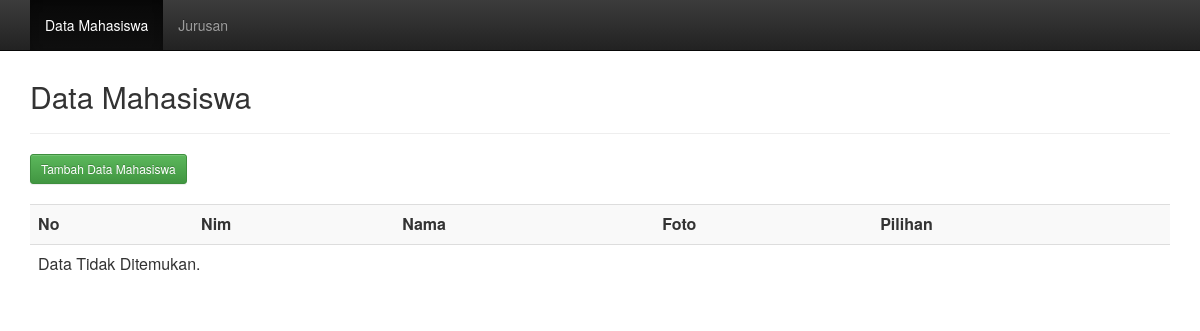
Before: / with the older database file.
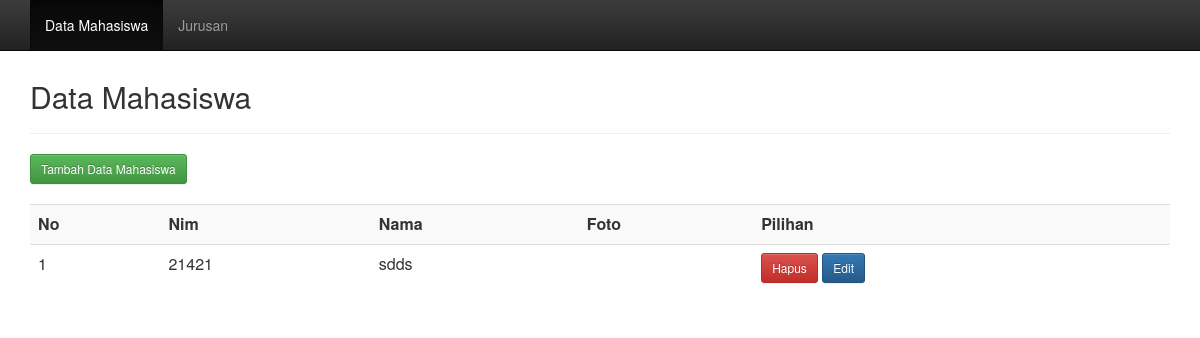
After: the same page with the newer database file.
### tables this page shows
CREATE TABLE `mahasiswa` (
  `nim` int(5) NOT NULL,
  `nama` varchar(30) NOT NULL,
  `tempat_lahir` varchar(30) NOT NULL,
  `tanggal_lahir` date NOT NULL,
  `alamat` varchar(50) NOT NULL,
  `jk` char(10) NOT NULL,
  `no_tlp` varchar(11) NOT NULL,
  `id_jurusan` int(5) NOT NULL,
  `foto` varchar(100) NOT NULL
);

### index.php (the view, shortened to what this page needs)
<?php
	include"bootstrap.php";
?>
<?php
	include("koneksi.php");
?>
<!DOCTYPE html>
<html lang="en">
<head>
</head>
<body>
	<nav class="navbar navbar-inverse navbar-fixed-top">
		<div class="container">
			<div id="navbar" class="navbar-collapse collapse">
				<ul class="nav navbar-nav">
					<li class="active"><a href="index.php">Data Mahasiswa</a></li>
					<li><a href="jurusan.php">Jurusan</a></li>
				</ul>
			</div>
		</div>
	</nav>
	<div class="container">
		<div class="content">
			<h2>Data Mahasiswa</h2>
			<hr/>
			<a href="tambah.php" class="btn btn-sm btn-success">Tambah Data Mahasiswa</a>
			<br>
			<br/>
			<div class="table-responsive">
			<table class="table table-striped table-hover">
				<tr>
                    <th>No</th>
					<th>Nim</th>
					<th>Nama</th>
                    <th>Foto</th>
					<th>Pilihan</th>
				</tr>
				<?php
					$sql = mysqli_query($koneksi, "SELECT * FROM mahasiswa join jurusan on mahasiswa.id_jurusan=jurusan.id_jurusan  ") or die (mysqli_error($koneksi));
					if(mysqli_num_rows($sql) == 0)
					{
						echo '<tr><td colspan="8">Data Tidak Ditemukan.</td></tr>';
					}
					else
					{
						$no = 1;
						while($row = mysqli_fetch_assoc($sql))
						{
							echo '
							<tr>
								<td>'.$no.'</td>
								<td>'.$row['nim'].'</td>
								<td>'.$row['nama'].'</a></td>
	                            <td>'.$row['foto'].'</td>
	                            ';
							echo '
								</td>
								<td>
									<a href="index.php?aksi=delete&nim='.$row['nim'].'" title="Hapus Data" onclick="return confirm(\'Anda yakin akan menghapus data '.$row['nama'].'?\')" class="btn btn-danger btn-sm"><span  aria-hidden="true"></span>Hapus</a>
									<a href="edit.php?nim='.$row['nim'].'" title="Edit Data" onclick="return confirm(\'Anda yakin akan mengedit data '.$row['nama'].'?\')" class="btn btn-sm btn-primary"><span  aria-hidden="true"></span> Edit </a>
								</td></tr>
							';
							$no++;
						}
					}
				?>
			</table>
			</div>
		</div>
	</div>
</body>
</html>

Changed rows visible on the page:
added mahasiswa: nim "21421", nama "sdds"
Other visible differences:
text no longer shown: "Data Tidak Ditemukan."
